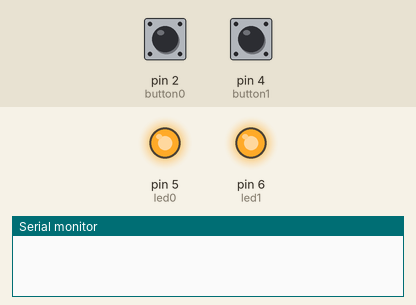
Simulated run of this sketch. Board: Arduino Uno, built with avr-gcc and run on an emulated ATmega328P. On the bench: output pins drawn as LEDs (lit = HIGH), the last lines printed to the serial monitor. Dashed ring = blinking. Inputs (shaded band) come from the test bench; at power-on: pin 2 (button0) LOW, pin 4 (button1) LOW.

Above: at 1.2 s.
1.3 s: pin 2 (button0) pulled HIGH for 0.15 s
At 1.4 s:
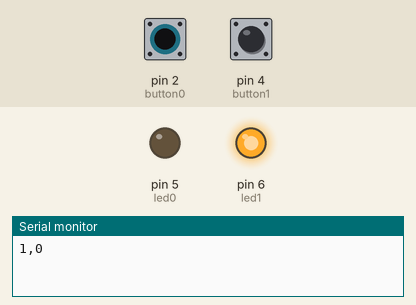
3.0 s: pin 4 (button1) pulled HIGH for 0.15 s
At 3.4 s:
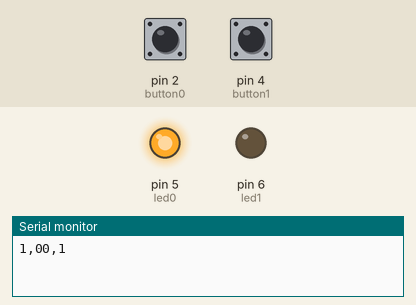
5.0 s: pin 4 (button1) pulled HIGH for 3.2 s
At 9.2 s:
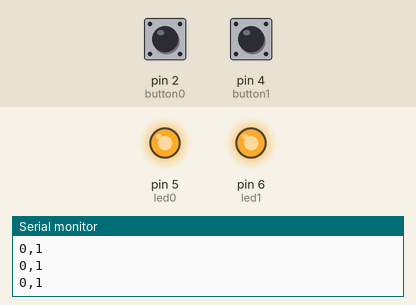
10.0 s: pin 2 (button0) pulled HIGH for 3.2 s
At 10.3 s:
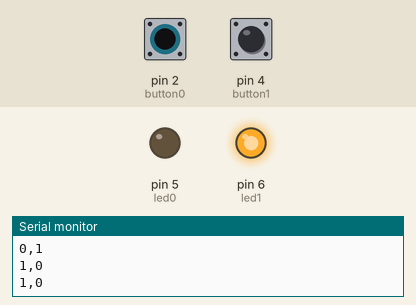
14.7 s: pin 2 (button0) driven HIGH and pin 4 (button1) driven HIGH
At 15.2 s:
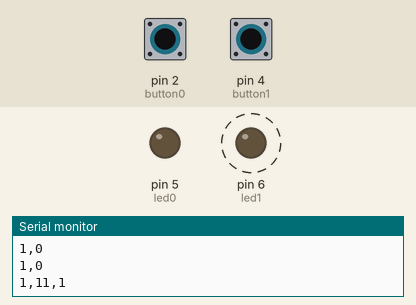
Timing chart, 0 to 18.7 s (numbered marks = the images above; inputs shaded):
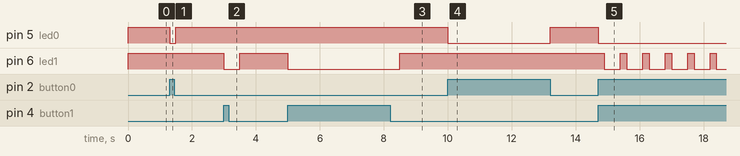

Measured:
- after the input at 1.3 s, pin 5 (led0): HIGH → LOW at once, → HIGH 0.20 s later
- after the input at 3.0 s, pin 6 (led1): HIGH → LOW at once, → HIGH 0.50 s later
- after the input at 5.0 s, pin 6 (led1): HIGH → LOW at once, → HIGH 3.5 s later
- after the input at 10.0 s, pin 5 (led0): HIGH → LOW at once, → HIGH 3.2 s later
- after the input at 14.7 s, pin 5 (led0): HIGH → LOW at once; pin 6 (led1): alternates HIGH for 0.20 s and LOW for 0.50 s, starting after 0.20 s

The sketch:

sender.ino
```cpp
const int button0 = 2;   // Two buttons are used to trigger a serial communcation
const int button1 = 4;

const int led0 = 5; // Two leds are used as feedback of the buttons
const int led1 = 6;

int i = 0;
int sendData[] = {0, 0};  // An array with two elements, when you want to send more or less change the content
void setup() {

  pinMode (button0, INPUT);
  pinMode (button1, INPUT);

  pinMode (led0, OUTPUT);
  pinMode (led1, OUTPUT);

  Serial.begin(9600); // the serial speed needs to be the same in both scketches.
}

void loop() {

  analogWrite(led0, 255);  // I've used inversed leds, therefore setting them with 255 makes them turn off
  analogWrite(led1, 255);

  sendData[0] = digitalRead(button0); // Defines what the array is sending, when you want to send more create an sendData[2] with what it needs to send
  sendData[1] = digitalRead(button1);

  if (sendData[0] == HIGH) { // When the button0 is high serial communcation is send
    Serial.print('\n'); // sends an empty line to have the sendData on a new line
    for ( i = 0; i < 2; i++) { // Amount of information that is send. Want to send more increase the maximum of i
      if ( i  == 0) {
        Serial.print(sendData[i]);
      }
      else {
        Serial.print(','); // seperates elememtns with a , making it able to read out for the parseint
        Serial.print(sendData[i]);
      }
    }
    analogWrite(led0, 0); // Pressing button0 will turn led0 on
    delay (200); // Push buttons often work with a spring that results in a not stable signal, therefore use a delay
  }

  if (  sendData[1] == HIGH) {
    for ( i = 0; i < 2; i++) {
      if ( i  == 0) {
        Serial.print(sendData[i]);
      }
      else {
        Serial.print(',');
        Serial.print(sendData[i]);
      }
    }
    Serial.print('\n');

    analogWrite(led1, 0);
    delay (500);
  }
}
```
